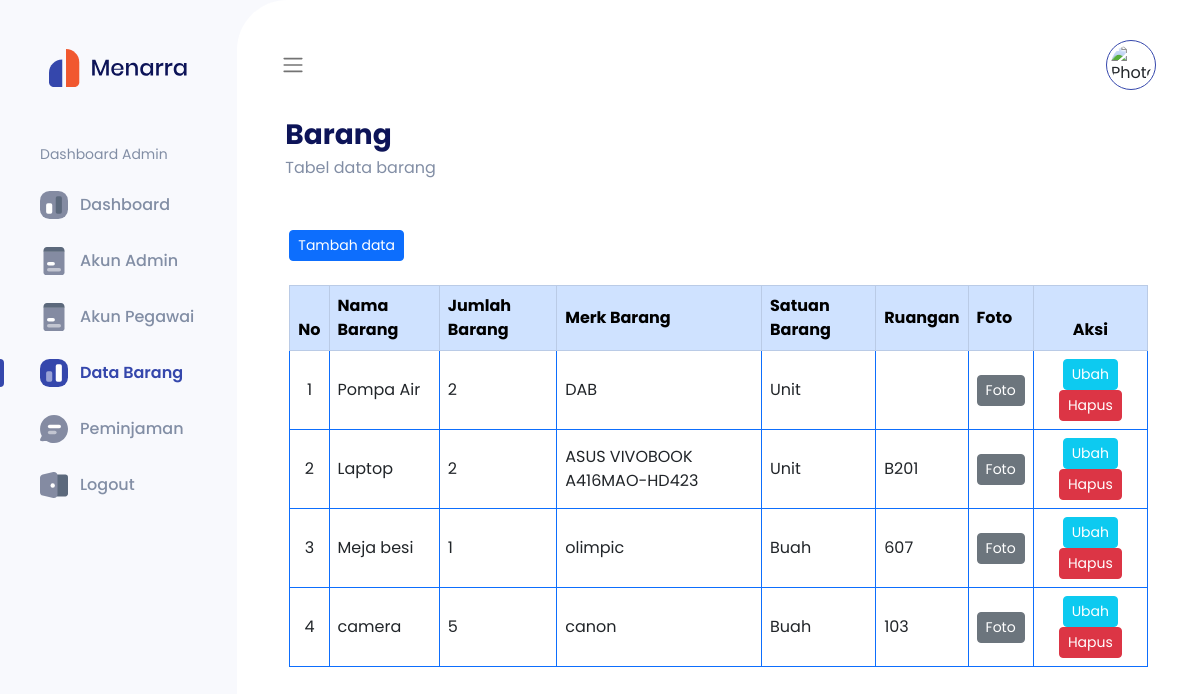
The page /admin/barang.php (signed in) on the database its author committed.
### tables this page shows
CREATE TABLE `data_barang` (
  `id` int(11) NOT NULL,
  `nama_barang` varchar(100) NOT NULL,
  `jumlah_barang` int(10) NOT NULL,
  `merk_barang` varchar(100) NOT NULL,
  `satuan_barang` varchar(50) NOT NULL,
  `ruangan` varchar(100) NOT NULL,
  `foto` varchar(50) NOT NULL
);

### admin/function/function_global.php (called while the page is built, shortened)
<?php
require './function/function_koneksi.php';
function query_data($data)
{
    global $conn;
    $result = mysqli_query($conn, $data);
    $rows = [];
    while ($row = mysqli_fetch_assoc($result)) {
        $rows[] = $row;
    }
    return $rows;
}

### admin/barang.php (the view, shortened to what this page needs)
<?php
$barangs = query_data("SELECT*FROM data_barang");
?>
<!DOCTYPE html>
<html lang="en">
<head>
  <?php
  require './views/link.php';
  ?>
</head>
<body>
  <?php
  $page = 4;
  require './views/sidebar.php';
  ?>
  <main class="content">
    <?php
    require './views/navbar.php';
    ?>
    <section class="p-3">
      <div class="header">
        <h3>Barang</h3>
        <p>Tabel data barang</p>
      </div>
      <div class="information-table d-flex flex-column gap-5">
        <div class="row px-1 mb-2 gap-5">
          <div class="col table-responsive">
            <div class="mb-4 mt-2">
              <button class="btn btn-sm btn-primary" data-bs-toggle="modal" data-bs-target="#daftar-data">Tambah data</button>
            </div>
            <table class="table table-hover table-bordered border-primary">
              <thead class="table-primary">
                <tr>
                  <th class="text-center">No</th>
                  <th class="align-middle">Nama Barang</th>
                  <th class="align-middle">Jumlah Barang</th>
                  <th class="align-middle">Merk Barang</th>
                  <th class="align-middle">Satuan Barang</th>
                  <th class="align-middle">Ruangan</th>
                  <th class="align-middle">Foto</th>
                  <th class="text-center">Aksi</th>
                </tr>
              </thead>
              <tbody>
                <?php
                if ($barangs === []) {
                ?>
                  <tr>
                    <td colspan="7" class="text-center">Data kosong</td>
                  </tr>
                <?php
                } else {
                ?>
                  <?php
                  $no = 1;
                  foreach ($barangs as $barang) :
                  ?>
                    <tr>
                      <td class="align-middle text-center"><?= $no ?></td>
                      <td class="align-middle"><?= $barang['nama_barang'] ?></td>
                      <td class="align-middle"><?= $barang['jumlah_barang'] ?></td>
                      <td class="align-middle"><?= $barang['merk_barang'] ?></td>
                      <td class="align-middle"><?= $barang['satuan_barang'] ?></td>
                      <td class="align-middle"><?= $barang['ruangan'] ?></td>
                      <td class="align-middle">
                        <button class="btn btn-sm btn-secondary text-white" data-bs-toggle="modal" data-bs-target="#modalSee<?= $barang['id']; ?>">Foto</button>
                      </td>
                      <td class="text-center">
                        <button class="btn btn-sm btn-info text-white" data-bs-toggle="modal" data-bs-target="#modalEdit<?= $barang['id']; ?>">Ubah</button>
                        <button class="btn btn-sm btn-danger" data-bs-toggle="modal" data-bs-target="#modalHapus<?= $barang['id']; ?>">Hapus</button>
                      </td>
                    </tr>
                  <?php
                    $no++;
                  endforeach;
                  ?>
                <?php
                }
                ?>
              </tbody>
            </table>
          </div>
        </div>
      </div>
    </section>
  </main>
</body>
</html>

### admin/views/link.php (shortened to what this page needs)
<link rel="stylesheet" href="https://cdnjs.cloudflare.com/ajax/libs/malihu-custom-scrollbar-plugin/3.1.5/jquery.mCustomScrollbar.min.css" />
<link href="https://cdn.jsdelivr.net/npm/bootstrap@5.2.0-beta1/dist/css/bootstrap.min.css" rel="stylesheet" />
<link rel="stylesheet" href="../assets/css/styles.css" type="text/css" media="screen" />

### admin/views/sidebar.php
<nav class="sidebar">
    <div class="d-flex justify-content-center py-5">
        <img src="../assets/images/logo.svg" alt="Logo" width="140px" height="40px" />
    </div>
    <div class="pt-2 d-flex flex-column gap-5">
        <div class="menu">
            <p>Dashboard Admin</p>
            <a href="index.php" class="item-menu
            <?= ($page === 1) ? 'active' : '' ?>
            ">
                <i class="icon ic-stats"></i>
                Dashboard
            </a>
            <a href="admin.php" class="item-menu
            <?= ($page === 2) ? 'active' : '' ?>
            ">
                <i class="icon ic-trans"></i>
                Akun Admin
            </a>
            <a href="pegawai.php" class="item-menu
            <?= ($page === 3) ? 'active' : '' ?>
            ">
                <i class="icon ic-trans"></i>
                Akun Pegawai
            </a>
            <a href="barang.php" class="item-menu
            <?= ($page === 4) ? 'active' : '' ?>
            ">
                <i class="icon ic-stats"></i>
                Data Barang
            </a>
            <a href="peminjaman.php" class="item-menu
            <?= ($page === 5) ? 'active' : '' ?>
            ">
                <i class="icon ic-msg"></i>
                Peminjaman
            </a>
            <a href="logout.php" class="item-menu">
                <i class="icon ic-logout"></i>
                Logout
            </a>
        </div>
    </div>
</nav>

### admin/views/navbar.php
<nav class="navbar navbar-expand-lg">
    <div class="container-fluid gap-2">
        <button class="btn icon-bar sidebarCollapse">
            <span class="navbar-toggler-icon"></span>
        </button>
        <div class="search-bar-profile gap-md-4 mt-3 mt-md-0">
            <img src="../assets/images/avatar.jpg" alt="Photo Profile" class="avatar" />
        </div>
    </div>
</nav>

### assets/css/styles.css (style rules this page uses)
* { font-family: 'Poppins', sans-serif; }
body { margin: 0; display: flex; background: #f8f9fd; }
.sidebar { width: 300px; color: #fff; background: #f8f9fd; transition: all 0.5s ease; }
.menu { padding: 0; }
.menu > p { color: #828ea5; font-size: 14px; padding-left: 40px; margin-bottom: 12px; }
.item-menu { display: flex; font-size: 16px; color: #828ea5; font-weight: 500; padding: 14px 40px; position: relative; align-items: center; text-decoration: none; }
.item-menu.active, .item-menu:hover { color: #3547ac; font-weight: 600; }
.item-menu.active::before { content: ''; top: 0; left: 0; bottom: 0; width: 8px; margin: 14px 0; position: absolute; border-radius: 4px; transform: translateX(-50%); background-color: #3547ac; }
.content { width: 100%; padding: 32px; background: #fff; min-height: 100vh; transition: all 0.5s ease; border-radius: 50px 0 0 50px; }
.icon-bar { padding: 0; border: none; }
.header { display: flex; margin-bottom: 26px; flex-direction: column; justify-content: space-between; }
.header h3 { margin: 0; color: #0d1458; font-weight: 700; line-height: 42px; }
.header p { color: #828ea5; font-size: 16px; }
.search-bar-profile { display: flex; margin-top: 16px; align-items: center; justify-content: end; }
.avatar { width: 50px; height: 50px; padding: 4px; object-fit: cover; border-radius: 50px; box-sizing: border-box; border: 1px solid #3547ac; }
.icon { width: 28px; height: 28px; margin-right: 12px; background-size: cover; display: inline-block; }
.ic-stats { background-image: url('../images/ic_overview_inact.svg'); }
.item-menu.active .ic-stats, .item-menu:hover .ic-stats { background-image: url('../images/ic_overview_act.svg'); }
.ic-trans { background-image: url('../images/ic_transaction_inact.svg'); }
.ic-msg { background-image: url('../images/ic_messages_inact.svg'); }
.ic-logout { background-image: url('../images/ic_logout_inact.svg'); }

### rows shown on the page
data_barang: nama_barang "Pompa Air", jumlah_barang "2", merk_barang "DAB", satuan_barang "Unit"
data_barang: nama_barang "Laptop", jumlah_barang "2", merk_barang "ASUS VIVOBOOK A416MAO-HD423", satuan_barang "Unit", ruangan "B201"
data_barang: nama_barang "Meja besi", jumlah_barang "1", merk_barang "olimpic", satuan_barang "Buah", ruangan "607"
data_barang: nama_barang "camera", jumlah_barang "5", merk_barang "canon", satuan_barang "Buah", ruangan "103"
